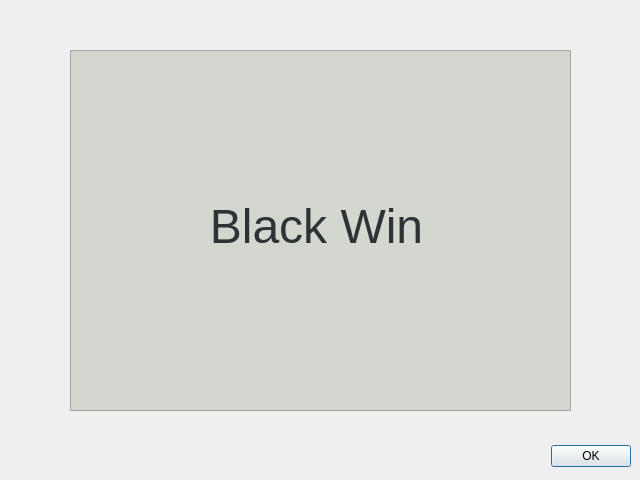
<?xml version="1.0" encoding="UTF-8"?>
<ui version="4.0">
 <class>WinDialog</class>
 <widget class="QDialog" name="WinDialog">
  <property name="geometry">
   <rect>
    <x>0</x>
    <y>0</y>
    <width>640</width>
    <height>480</height>
   </rect>
  </property>
  <property name="windowTitle">
   <string>Dialog</string>
  </property>
  <widget class="QDialogButtonBox" name="buttonBox">
   <property name="geometry">
    <rect>
     <x>10</x>
     <y>440</y>
     <width>621</width>
     <height>32</height>
    </rect>
   </property>
   <property name="orientation">
    <enum>Qt::Horizontal</enum>
   </property>
   <property name="standardButtons">
    <set>QDialogButtonBox::Ok</set>
   </property>
  </widget>
  <widget class="QFrame" name="resultFrame">
   <property name="enabled">
    <bool>true</bool>
   </property>
   <property name="geometry">
    <rect>
     <x>70</x>
     <y>50</y>
     <width>501</width>
     <height>361</height>
    </rect>
   </property>
   <property name="styleSheet">
    <string notr="true">background-color: rgb(211, 215, 207);</string>
   </property>
   <property name="frameShape">
    <enum>QFrame::StyledPanel</enum>
   </property>
   <property name="frameShadow">
    <enum>QFrame::Raised</enum>
   </property>
   <widget class="QLabel" name="resultText">
    <property name="geometry">
     <rect>
      <x>16</x>
      <y>16</y>
      <width>461</width>
      <height>321</height>
     </rect>
    </property>
    <property name="font">
     <font>
      <pointsize>36</pointsize>
     </font>
    </property>
    <property name="styleSheet">
     <string notr="true">color: rgb(46, 52, 54);</string>
    </property>
    <property name="text">
     <string>Black Win</string>
    </property>
    <property name="alignment">
     <set>Qt::AlignCenter</set>
    </property>
    <property name="wordWrap">
     <bool>true</bool>
    </property>
   </widget>
  </widget>
 </widget>
 <resources/>
 <connections>
  <connection>
   <sender>buttonBox</sender>
   <signal>accepted()</signal>
   <receiver>WinDialog</receiver>
   <slot>accept()</slot>
   <hints>
    <hint type="sourcelabel">
     <x>248</x>
     <y>254</y>
    </hint>
    <hint type="destinationlabel">
     <x>157</x>
     <y>274</y>
    </hint>
   </hints>
  </connection>
  <connection>
   <sender>buttonBox</sender>
   <signal>rejected()</signal>
   <receiver>WinDialog</receiver>
   <slot>reject()</slot>
   <hints>
    <hint type="sourcelabel">
     <x>316</x>
     <y>260</y>
    </hint>
    <hint type="destinationlabel">
     <x>286</x>
     <y>274</y>
    </hint>
   </hints>
  </connection>
 </connections>
</ui>
